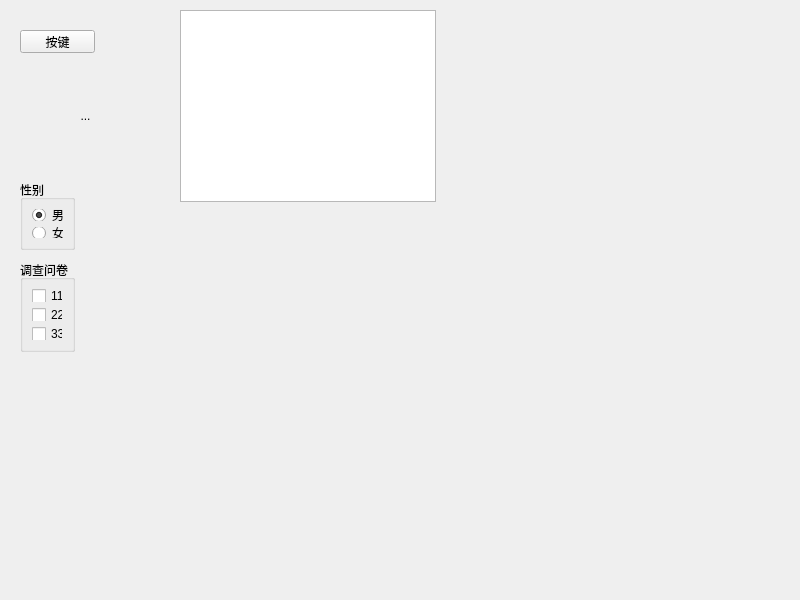
<?xml version="1.0" encoding="UTF-8"?>
<ui version="4.0">
 <class>Widget</class>
 <widget class="QWidget" name="Widget">
  <property name="geometry">
   <rect>
    <x>0</x>
    <y>0</y>
    <width>800</width>
    <height>600</height>
   </rect>
  </property>
  <property name="windowTitle">
   <string>Widget</string>
  </property>
  <widget class="QPushButton" name="pushButton">
   <property name="geometry">
    <rect>
     <x>20</x>
     <y>30</y>
     <width>75</width>
     <height>23</height>
    </rect>
   </property>
   <property name="text">
    <string>按键</string>
   </property>
   <property name="icon">
    <iconset resource="res.qrc">
     <normaloff>:/picture/image/comics_1.png</normaloff>:/picture/image/comics_1.png</iconset>
   </property>
   <property name="iconSize">
    <size>
     <width>30</width>
     <height>30</height>
    </size>
   </property>
  </widget>
  <widget class="QToolButton" name="toolButton">
   <property name="geometry">
    <rect>
     <x>20</x>
     <y>60</y>
     <width>131</width>
     <height>111</height>
    </rect>
   </property>
   <property name="text">
    <string>...</string>
   </property>
   <property name="icon">
    <iconset resource="res.qrc">
     <normaloff>:/picture/image/comics_12.jpg</normaloff>:/picture/image/comics_12.jpg</iconset>
   </property>
   <property name="iconSize">
    <size>
     <width>200</width>
     <height>200</height>
    </size>
   </property>
   <property name="autoRaise">
    <bool>true</bool>
   </property>
  </widget>
  <widget class="QGroupBox" name="groupBox">
   <property name="geometry">
    <rect>
     <x>20</x>
     <y>180</y>
     <width>55</width>
     <height>70</height>
    </rect>
   </property>
   <property name="title">
    <string>性别</string>
   </property>
   <layout class="QVBoxLayout" name="verticalLayout">
    <item>
     <widget class="QRadioButton" name="radioButtonMain">
      <property name="text">
       <string>男</string>
      </property>
      <property name="checked">
       <bool>true</bool>
      </property>
     </widget>
    </item>
    <item>
     <widget class="QRadioButton" name="radioButton_4">
      <property name="text">
       <string>女</string>
      </property>
     </widget>
    </item>
   </layout>
  </widget>
  <widget class="QGroupBox" name="groupBox_2">
   <property name="geometry">
    <rect>
     <x>20</x>
     <y>260</y>
     <width>55</width>
     <height>92</height>
    </rect>
   </property>
   <property name="title">
    <string>调查问卷</string>
   </property>
   <layout class="QVBoxLayout" name="verticalLayout_2">
    <item>
     <widget class="QCheckBox" name="checkBox">
      <property name="text">
       <string>11</string>
      </property>
      <property name="tristate">
       <bool>true</bool>
      </property>
     </widget>
    </item>
    <item>
     <widget class="QCheckBox" name="checkBox_2">
      <property name="text">
       <string>22</string>
      </property>
     </widget>
    </item>
    <item>
     <widget class="QCheckBox" name="checkBox_3">
      <property name="text">
       <string>33</string>
      </property>
     </widget>
    </item>
   </layout>
  </widget>
  <widget class="QListWidget" name="listWidget">
   <property name="geometry">
    <rect>
     <x>180</x>
     <y>10</y>
     <width>256</width>
     <height>192</height>
    </rect>
   </property>
  </widget>
 </widget>
 <resources>
  <include location="res.qrc"/>
 </resources>
 <connections/>
</ui>
